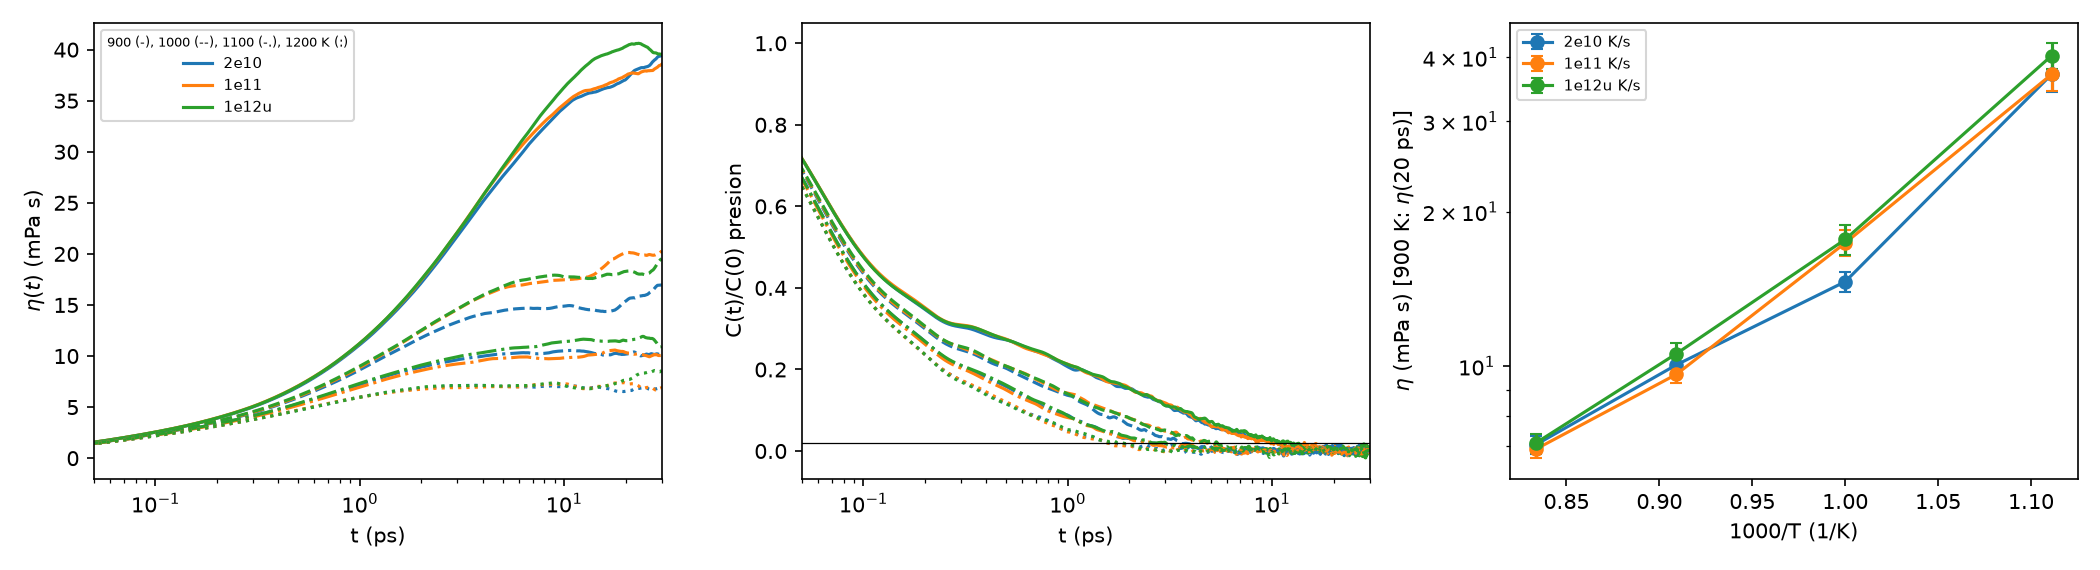

Source code (Python):
"""Fase 3, tanda B: eta y D en el liquido (900-1200 K) para las 3 tasas, con el criterio de eta_T.py.
# COPIA de eta_tasas.py (17/11/2026) con la 1e12 UNIFICADA (cal_*_1e12u) en lugar de la vieja; salidas eta_tasas_1e12u.*. El original no se toca.
Siempre 3 replicas de 1 ns (r1-r3) por caso, bloques de 100 ps, para comparar las tasas en igualdad de condiciones
(2e10 a 1000 K tiene 6 replicas y a 900 K corridas de 3 ns: aca se usan solo r1-r3 de 1 ns).
eta: ACF de pxy,pxz,pyz; t1 = primer tiempo con C(t)/C(0) < 0.02; eta = media de eta(t) en [t1, 3 t1] (si 3 t1 <= TMAX);
     error = sem de los 30 bloques; meseta si |pendiente| < 2*error bootstrap. Ademas eta(t) a 10 y 20 ps fijos.
     Prefactor V/(kB T) con la T media medida en cada replica.
     OJO a 900 K: con 1 ns y bloques de 100 ps eta se subestima (2e10: 37 a 20 ps contra 42.3 con 3 ns x 3, eta_largo.py);
     el sesgo deberia ser el mismo en las tres tasas, asi que sirve para compararlas, no como valor absoluto.
D: pendiente del MSD en la segunda mitad de cada replica, por especie (1e-9 m^2/s). Stokes-Einstein: eta*D_Cu/T.
Uso (desde transporte/): python eta_tasas.py -> eta_tasas.txt, .csv, .png"""
import numpy as np, matplotlib; matplotlib.use("Agg"); import matplotlib.pyplot as plt
kB=1.380649e-23; NB=10; TMAX=30.0; rng=np.random.default_rng(0); TAGS=["cal_r1","cal_r2","cal_r3"]
RATES=[("2e10",2e10),("1e11",1e11),("1e12u",1e12)]; TS=(900,1000,1100,1200)
def acf(x,nl):
    n=len(x); f=np.fft.rfft(x,2*n); return np.fft.irfft(f*np.conj(f))[:nl]/(n-np.arange(nl))
def caso(T,rate):
    d=f"cal_{T}K_{rate}"; V=float(open(f"{d}/cal_vmean.inc").read().split()[3]); E=[]; C=[]; D=[]; TM=[]
    for tg in TAGS:
        P=np.loadtxt(f"{d}/{tg}_press.dat",comments="#"); dt=(P[1,0]-P[0,0])*1e-3; nl=int(TMAX/dt)+1
        Tm=np.loadtxt(f"{d}/{tg}_thermo.dat",comments="#")[:,1].mean(); TM.append(Tm)
        cols=[P[:,i]*1e5 for i in (4,5,6)]; m=len(cols[0])//NB
        B=np.array([np.mean([acf(c[b*m:(b+1)*m],nl) for c in cols],axis=0) for b in range(NB)]); C.append(B)
        E.append(V*1e-30/(kB*Tm)*1e-12*(np.cumsum(B,1)-0.5*B[:,:1])*dt*1e3)   # mPa s
        ms=np.loadtxt(f"{d}/{tg}_msd.dat",comments="#"); tm=ms[:,0]*1e-3; h=len(tm)//2
        D.append([np.polyfit(tm[h:],ms[h:,i],1)[0]/6*10 for i in (1,2,3)])
    E=np.concatenate(E); C=np.concatenate(C).mean(0); t=np.arange(E.shape[1])*dt; D=np.array(D)
    below=np.nonzero(C/C[0]<0.02)[0]; t1=t[below[0]] if len(below) else np.nan
    if np.isfinite(t1) and 3*t1<=TMAX:
        s=(t>=t1)&(t<=3*t1); g=E[:,s].mean(1); eta=g.mean(); ee=g.std(ddof=1)/np.sqrt(len(g))
        sl=lambda M: np.polyfit(t[s],M[s],1)[0]; s0=sl(E.mean(0)); se=np.std([sl(E[rng.integers(0,len(E),len(E))].mean(0)) for _ in range(400)])
    else: eta=ee=s0=se=np.nan
    fix=[(E[:,int(round(x/dt))].mean(),E[:,int(round(x/dt))].std(ddof=1)/np.sqrt(len(E))) for x in (10,20)]
    return dict(t=t,E=E.mean(0),Eb=E,C=C/C[0],t1=t1,eta=eta,ee=ee,s0=s0,se=se,fix=fix,D=D.mean(0),De=D.std(0,ddof=1)/np.sqrt(len(D)),rv=dict(RATES)[rate],Tm=np.mean(TM))
R={(T,r):caso(T,r) for T in TS for r,_ in RATES}; out=[]
out.append("eta (mPa s), 3 replicas x 1 ns, bloques de 100 ps")
out.append(" T    tasa  t1(ps)  eta[t1,3t1]  sem    pendiente+-boot   meseta   eta(10ps)     eta(20ps)     | D_Zr   D_Cu   D_Ag (1e-9 m2/s, +-sem rep.)  | eta*D_Cu/T")
for T in TS:
    for r,_ in RATES:
        q=R[T,r]; ok="si" if abs(q["s0"])<2*q["se"] else ("NO" if np.isfinite(q["s0"]) else "--")
        se_=f"{q['eta']:9.2f}  {q['ee']:5.2f}   {q['s0']:+.3f}+-{q['se']:.3f}" if np.isfinite(q["eta"]) else f"{'(sin [t1,3t1] <= '+str(int(TMAX))+' ps)':>38s}"
        out.append(f"{T:5d} {r}  {q['t1']:6.2f}  {se_}   {ok:5s}  "+"  ".join(f"{a:6.2f}+-{b:4.2f}" for a,b in q["fix"])
                   +"  | "+"  ".join(f"{a:.3f}+-{b:.3f}" for a,b in zip(q["D"],q["De"]))+f"  | {(q['eta'] if np.isfinite(q['eta']) else q['fix'][1][0])*q['D'][1]/T:.4f}")
out.append(""); out.append("efecto de la tasa: diferencia relativa contra 2e10 (eta con el criterio [t1,3t1]; a 900 K, eta(20 ps); D_Cu)")
out.append(" T    eta 1e11/2e10      eta 1e12/2e10      D_Cu 1e11/2e10     D_Cu 1e12/2e10")
for T in TS:
    def v(q): return (q["eta"],q["ee"]) if np.isfinite(q["eta"]) else q["fix"][1]
    a=v(R[T,"2e10"]); row=[]
    for r in ("1e11","1e12u"):
        b=v(R[T,r]); x=b[0]/a[0]; ex=x*np.hypot(a[1]/a[0],b[1]/b[0]); row.append(f"{x:.3f}+-{ex:.3f} ({abs(x-1)/ex:.1f}s)")
    da=R[T,"2e10"]["D"][1],R[T,"2e10"]["De"][1]
    for r in ("1e11","1e12u"):
        b=R[T,r]["D"][1],R[T,r]["De"][1]; x=b[0]/da[0]; ex=x*np.hypot(da[1]/da[0],b[1]/b[0]); row.append(f"{x:.3f}+-{ex:.3f} ({abs(x-1)/ex:.1f}s)")
    out.append(f"{T:5d}  "+"   ".join(row))
# correccion a la T nominal: las T medias difieren entre tasas hasta ~4 K (1000 K: 1002.5 en 2e10, 998.7 en 1e11) y D, eta dependen fuerte de T.
# D: ln D_Cu(1/T) cuadratico ajustado a 2e10 (900-1200 K); eta: VFT de eta_vft.py (B = 1132 K, T0 = 586 K).
x=np.array([1/R[T,"2e10"]["Tm"] for T in TS]); p=np.polyfit(x,np.log([R[T,"2e10"]["D"][1] for T in TS]),2)
dlnD=lambda T: -(2*p[0]/T+p[1])/T**2; BV,T0V=1132.0,586.0
out.append(""); out.append("corregido a T nominal: D_Cu*exp(dlnD/dT*(T-Tm)), eta*exp(-B/(T-T0)^2*(T-Tm)); cocientes contra 2e10 (mismos errores relativos)")
out.append(" T    tasa   Tmed     D_Cu corr   eta corr   |  D_Cu/2e10     eta/2e10")
for T in TS:
    def cor(q):
        e=q["eta"] if np.isfinite(q["eta"]) else q["fix"][1][0]; dT=T-q["Tm"]
        return q["D"][1]*np.exp(dlnD(T)*dT), e*np.exp(-BV/(T-T0V)**2*dT)
    a=cor(R[T,"2e10"])
    for r,_ in RATES:
        b=cor(R[T,r]); out.append(f"{T:5d} {r}  {R[T,r]['Tm']:7.1f}   {b[0]:.3f}      {b[1]:6.2f}    |  {b[0]/a[0]:.3f}         {b[1]/a[1]:.3f}")
open("eta_tasas_1e12u.txt","w").write("\n".join(out)+"\n"); print("\n".join(out))
def corT(q,T):
    e=q["eta"] if np.isfinite(q["eta"]) else q["fix"][1][0]; dT=T-q["Tm"]
    return q["D"][1]*np.exp(dlnD(T)*dT), e*np.exp(-BV/(T-T0V)**2*dT)
with open("eta_tasas_1e12u.csv","w") as f:
    f.write("T_K,tasa,t1_ps,eta_mPas,sem,pendiente,err_pend,eta10ps,sem10,eta20ps,sem20,D_Zr,D_Cu,D_Ag,semD_Zr,semD_Cu,semD_Ag,T_medida,DCu_Tnom,eta_Tnom\n")
    for (T,r),q in R.items():
        f.write(",".join([str(T),r]+[f"{x:.5g}" for x in (q["t1"],q["eta"],q["ee"],q["s0"],q["se"],*q["fix"][0],*q["fix"][1],*q["D"],*q["De"],q["Tm"],*corT(q,T))])+"\n")
fig,ax=plt.subplots(1,3,figsize=(14,3.8)); cols={"2e10":"C0","1e11":"C1","1e12u":"C2"}; ls={900:"-",1000:"--",1100:"-.",1200:":"}
for (T,r),q in R.items():
    ax[0].plot(q["t"],q["E"],ls[T],color=cols[r],label=f"{r}" if T==900 else None)
    ax[1].plot(q["t"],q["C"],ls[T],color=cols[r])
for r,_ in RATES:
    ax[2].errorbar([1000/T for T in TS],[R[T,r]["eta"] if np.isfinite(R[T,r]["eta"]) else R[T,r]["fix"][1][0] for T in TS],
                   [R[T,r]["ee"] if np.isfinite(R[T,r]["eta"]) else R[T,r]["fix"][1][1] for T in TS],fmt="o-",color=cols[r],capsize=3,label=f"{r} K/s")
ax[0].set_xscale("log"); ax[0].set_xlim(0.05,TMAX); ax[0].set_xlabel("t (ps)"); ax[0].set_ylabel(r"$\eta(t)$ (mPa s)"); ax[0].legend(fontsize=7,title="900 (-), 1000 (--), 1100 (-.), 1200 K (:)",title_fontsize=6)
ax[1].set_xscale("log"); ax[1].set_xlim(0.05,TMAX); ax[1].axhline(0.02,color="k",lw=0.6); ax[1].set_xlabel("t (ps)"); ax[1].set_ylabel("C(t)/C(0) presion")
ax[2].set_yscale("log"); ax[2].set_xlabel("1000/T (1/K)"); ax[2].set_ylabel(r"$\eta$ (mPa s) [900 K: $\eta$(20 ps)]"); ax[2].legend(fontsize=7)
fig.tight_layout(); fig.savefig("eta_tasas_1e12u.png",dpi=150)
